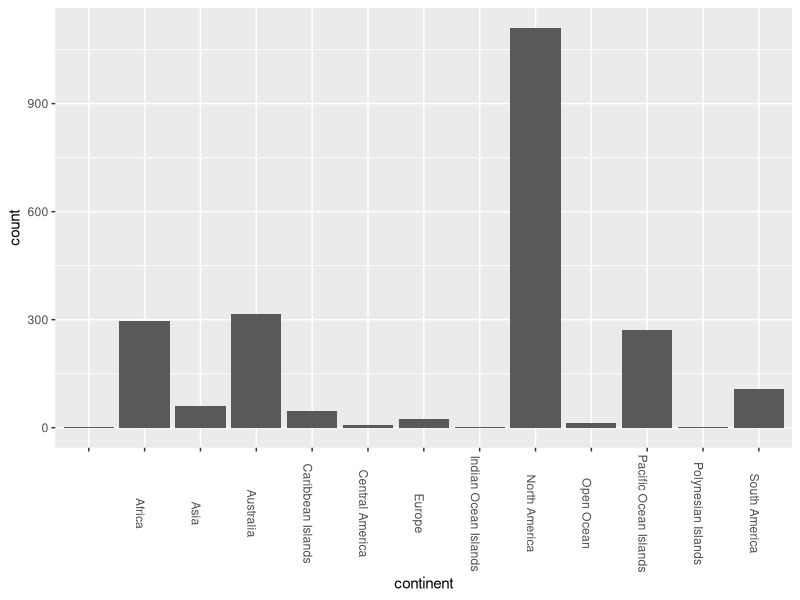
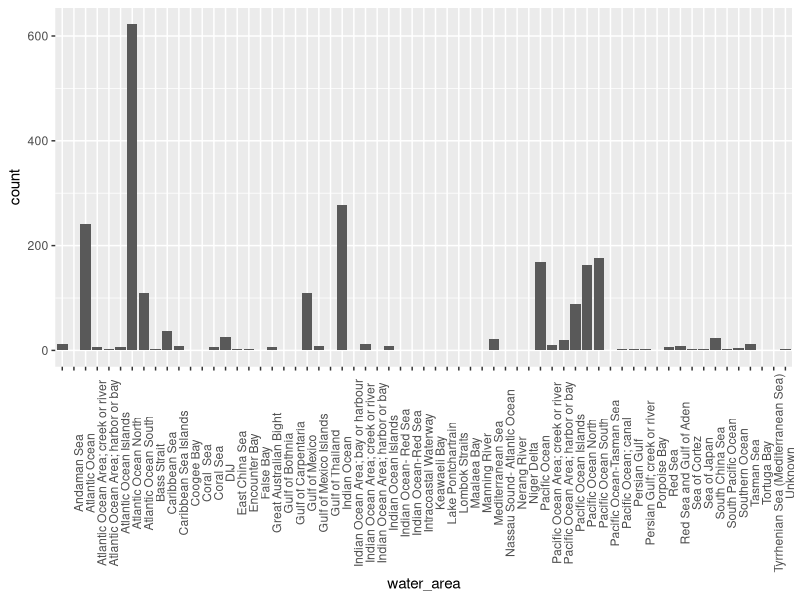

Generate these figures, in order, with R:
## ---- chunk 1
SharkAttackdata <- read.csv("../data/SharkAttackdata.csv")
## ---- chunk 2
library(dplyr)
library(ggplot2)
## ---- chunk 3
Water_area_freq <- count(SharkAttackdata, 'water_area')
## ---- chunk 4
Continent_freq <- count(SharkAttackdata, 'continent')
## ---- chunk 5
ggplot(SharkAttackdata, aes(continent)) +
  geom_bar() +
   theme(legend.position = "bottom") +
    theme(legend.direction = "vertical") +
    theme(axis.text.x = element_text(angle = -90))
## ---- chunk 6
ggplot(SharkAttackdata, aes(water_area)) +
  geom_bar() + 
  theme(axis.text.x = element_text(angle = 90))

